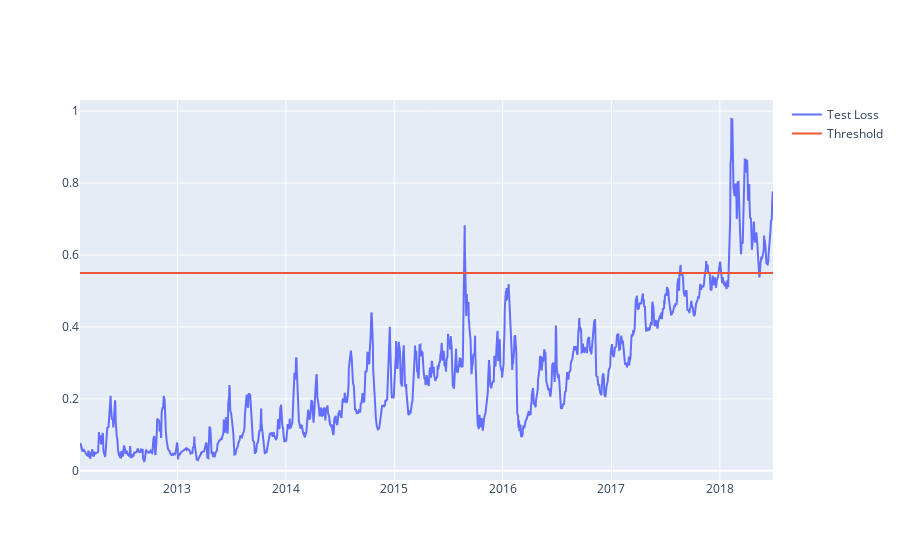

Notebook code cell kept with this figure:
### Code cell
# This line signals the data points where reconstruction error excedes that of the established threshold. 

fig = go.Figure()
fig.add_trace(go.Scatter(x=test[time_steps:].date, y=test_score_df.loss,
                    mode='lines',
                    name='Test Loss'))
fig.add_trace(go.Scatter(x=test[time_steps:].date, y=test_score_df.threshold,
                    mode='lines',
                    name='Threshold'))
fig.update_layout(showlegend=True)
fig.show()

### Figure 1 — Plotly figure (JSON) as saved in the notebook; plotly's stock layout.template omitted (floating-point values rounded to 4 significant figures; data arrays with more than 128 entries replaced by an {"elided": "..."} marker saying what was removed)
{"data": [{"mode": "lines", "name": "Test Loss", "type": "scatter", "x": {"elided": "1609 str values"}, "y": {"elided": "1609 float values"}}, {"mode": "lines", "name": "Threshold", "type": "scatter", "x": {"elided": "1609 str values"}, "y": {"elided": "1609 float values"}}], "layout": {"showlegend": true}}
